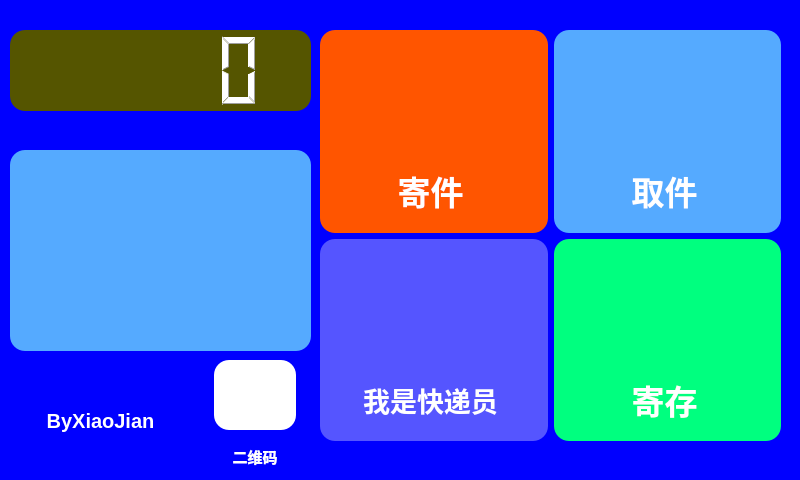
<?xml version="1.0" encoding="UTF-8"?>
<ui version="4.0">
 <class>MainWindow</class>
 <widget class="QMainWindow" name="MainWindow">
  <property name="geometry">
   <rect>
    <x>0</x>
    <y>0</y>
    <width>800</width>
    <height>480</height>
   </rect>
  </property>
  <property name="windowTitle">
   <string>MainWindow</string>
  </property>
  <property name="styleSheet">
   <string notr="true">background-color: rgb(0, 0, 255);</string>
  </property>
  <widget class="QWidget" name="centralwidget">
   <widget class="QLCDNumber" name="lcdNumber">
    <property name="geometry">
     <rect>
      <x>10</x>
      <y>30</y>
      <width>301</width>
      <height>81</height>
     </rect>
    </property>
    <property name="styleSheet">
     <string notr="true">color: rgb(255, 255, 255);
background-color: rgb(85, 85, 0);
border-radius: 15px;</string>
    </property>
   </widget>
   <widget class="QPushButton" name="pushButton">
    <property name="geometry">
     <rect>
      <x>10</x>
      <y>150</y>
      <width>301</width>
      <height>201</height>
     </rect>
    </property>
    <property name="styleSheet">
     <string notr="true">	border-radius: 15px;
background-color: rgb(85, 170, 255);</string>
    </property>
    <property name="text">
     <string/>
    </property>
    <property name="icon">
     <iconset resource="../icons.qrc">
      <normaloff>:/icons/24h.png</normaloff>:/icons/24h.png</iconset>
    </property>
    <property name="iconSize">
     <size>
      <width>281</width>
      <height>261</height>
     </size>
    </property>
   </widget>
   <widget class="QLabel" name="label_6">
    <property name="geometry">
     <rect>
      <x>30</x>
      <y>370</y>
      <width>141</width>
      <height>101</height>
     </rect>
    </property>
    <property name="font">
     <font>
      <pointsize>15</pointsize>
      <weight>75</weight>
      <bold>true</bold>
     </font>
    </property>
    <property name="styleSheet">
     <string notr="true">color: rgb(255, 255, 255);</string>
    </property>
    <property name="text">
     <string>ByXiaoJian</string>
    </property>
    <property name="alignment">
     <set>Qt::AlignCenter</set>
    </property>
   </widget>
   <widget class="QWidget" name="layoutWidget">
    <property name="geometry">
     <rect>
      <x>320</x>
      <y>30</y>
      <width>461</width>
      <height>411</height>
     </rect>
    </property>
    <layout class="QGridLayout" name="gridLayout">
     <item row="0" column="0">
      <widget class="QGroupBox" name="groupBox">
       <property name="styleSheet">
        <string notr="true">
	border-radius: 15px;
	background-color: rgb(255, 85, 0);
</string>
       </property>
       <property name="title">
        <string/>
       </property>
       <widget class="QPushButton" name="pushButtonShip">
        <property name="geometry">
         <rect>
          <x>10</x>
          <y>10</y>
          <width>201</width>
          <height>121</height>
         </rect>
        </property>
        <property name="layoutDirection">
         <enum>Qt::LeftToRight</enum>
        </property>
        <property name="styleSheet">
         <string notr="true">QPushButton{
	border-radius: 15px;
	background-color: rgb(255, 85, 0);
}
QPushButton:pressed  {
	border-style:inset;  
 
    /* 使文字有一点移动 */  
    padding-left:6px;  
    padding-top:6px;  

}</string>
        </property>
        <property name="text">
         <string/>
        </property>
        <property name="icon">
         <iconset resource="../icons.qrc">
          <normaloff>:/icons/jijian.png</normaloff>:/icons/jijian.png</iconset>
        </property>
        <property name="iconSize">
         <size>
          <width>130</width>
          <height>120</height>
         </size>
        </property>
       </widget>
       <widget class="QLabel" name="label">
        <property name="geometry">
         <rect>
          <x>20</x>
          <y>140</y>
          <width>181</width>
          <height>41</height>
         </rect>
        </property>
        <property name="font">
         <font>
          <pointsize>25</pointsize>
          <weight>75</weight>
          <bold>true</bold>
         </font>
        </property>
        <property name="styleSheet">
         <string notr="true">color: rgb(255, 255, 255);</string>
        </property>
        <property name="text">
         <string>寄件</string>
        </property>
        <property name="alignment">
         <set>Qt::AlignCenter</set>
        </property>
       </widget>
      </widget>
     </item>
     <item row="0" column="1">
      <widget class="QGroupBox" name="groupBox_2">
       <property name="styleSheet">
        <string notr="true">
	border-radius: 15px;
background-color: rgb(85, 170, 255);
</string>
       </property>
       <property name="title">
        <string/>
       </property>
       <widget class="QPushButton" name="pushButtonCollect">
        <property name="geometry">
         <rect>
          <x>10</x>
          <y>10</y>
          <width>211</width>
          <height>121</height>
         </rect>
        </property>
        <property name="layoutDirection">
         <enum>Qt::LeftToRight</enum>
        </property>
        <property name="styleSheet">
         <string notr="true">QPushButton{
	border-radius: 15px;
	background-color: rgb(85, 170, 255);
}
QPushButton:pressed  {
	border-style:inset;  
 
    /* 使文字有一点移动 */  
    padding-left:6px;  
    padding-top:6px;  

}</string>
        </property>
        <property name="text">
         <string/>
        </property>
        <property name="icon">
         <iconset resource="../icons.qrc">
          <normaloff>:/icons/qujian.png</normaloff>:/icons/qujian.png</iconset>
        </property>
        <property name="iconSize">
         <size>
          <width>130</width>
          <height>120</height>
         </size>
        </property>
       </widget>
       <widget class="QLabel" name="label_2">
        <property name="geometry">
         <rect>
          <x>20</x>
          <y>140</y>
          <width>181</width>
          <height>41</height>
         </rect>
        </property>
        <property name="font">
         <font>
          <pointsize>25</pointsize>
          <weight>75</weight>
          <bold>true</bold>
         </font>
        </property>
        <property name="styleSheet">
         <string notr="true">color: rgb(255, 255, 255);</string>
        </property>
        <property name="text">
         <string>取件</string>
        </property>
        <property name="alignment">
         <set>Qt::AlignCenter</set>
        </property>
       </widget>
      </widget>
     </item>
     <item row="1" column="0">
      <widget class="QGroupBox" name="groupBox_3">
       <property name="styleSheet">
        <string notr="true">
	border-radius: 15px;
	
background-color: rgb(85, 85, 255);
</string>
       </property>
       <property name="title">
        <string/>
       </property>
       <widget class="QPushButton" name="pushButtonDeliveryman">
        <property name="geometry">
         <rect>
          <x>10</x>
          <y>10</y>
          <width>201</width>
          <height>121</height>
         </rect>
        </property>
        <property name="layoutDirection">
         <enum>Qt::LeftToRight</enum>
        </property>
        <property name="styleSheet">
         <string notr="true">QPushButton{
	border-radius: 15px;
	background-color: rgb(85, 85, 255);
}
QPushButton:pressed  {
	border-style:inset;  
 
    /* 使文字有一点移动 */  
    padding-left:6px;  
    padding-top:6px;  

}</string>
        </property>
        <property name="text">
         <string/>
        </property>
        <property name="icon">
         <iconset resource="../icons.qrc">
          <normaloff>:/icons/kuaidiyuan.png</normaloff>:/icons/kuaidiyuan.png</iconset>
        </property>
        <property name="iconSize">
         <size>
          <width>130</width>
          <height>120</height>
         </size>
        </property>
       </widget>
       <widget class="QLabel" name="label_3">
        <property name="geometry">
         <rect>
          <x>20</x>
          <y>140</y>
          <width>181</width>
          <height>41</height>
         </rect>
        </property>
        <property name="font">
         <font>
          <pointsize>20</pointsize>
          <weight>75</weight>
          <bold>true</bold>
         </font>
        </property>
        <property name="styleSheet">
         <string notr="true">color: rgb(255, 255, 255);</string>
        </property>
        <property name="text">
         <string>我是快递员</string>
        </property>
        <property name="alignment">
         <set>Qt::AlignCenter</set>
        </property>
       </widget>
      </widget>
     </item>
     <item row="1" column="1">
      <widget class="QGroupBox" name="groupBox_4">
       <property name="styleSheet">
        <string notr="true">background-color: rgb(0, 255, 127);
	border-radius: 15px;

</string>
       </property>
       <property name="title">
        <string/>
       </property>
       <widget class="QPushButton" name="pushButtonCheck">
        <property name="geometry">
         <rect>
          <x>10</x>
          <y>10</y>
          <width>201</width>
          <height>121</height>
         </rect>
        </property>
        <property name="font">
         <font>
          <pointsize>10</pointsize>
         </font>
        </property>
        <property name="layoutDirection">
         <enum>Qt::LeftToRight</enum>
        </property>
        <property name="styleSheet">
         <string notr="true">QPushButton{
	border-radius: 15px;
	background-color: rgb(0, 255, 127);
}
QPushButton:pressed  {
	border-style:inset;  
 
    /* 使文字有一点移动 */  
    padding-left:6px;  
    padding-top:6px;  

}</string>
        </property>
        <property name="text">
         <string/>
        </property>
        <property name="icon">
         <iconset resource="../icons.qrc">
          <normaloff>:/icons/jicun.png</normaloff>:/icons/jicun.png</iconset>
        </property>
        <property name="iconSize">
         <size>
          <width>130</width>
          <height>120</height>
         </size>
        </property>
       </widget>
       <widget class="QLabel" name="label_4">
        <property name="geometry">
         <rect>
          <x>20</x>
          <y>140</y>
          <width>181</width>
          <height>41</height>
         </rect>
        </property>
        <property name="font">
         <font>
          <pointsize>25</pointsize>
          <weight>75</weight>
          <bold>true</bold>
         </font>
        </property>
        <property name="styleSheet">
         <string notr="true">color: rgb(255, 255, 255);</string>
        </property>
        <property name="text">
         <string>寄存</string>
        </property>
        <property name="alignment">
         <set>Qt::AlignCenter</set>
        </property>
       </widget>
      </widget>
     </item>
    </layout>
   </widget>
   <widget class="QWidget" name="layoutWidget">
    <property name="geometry">
     <rect>
      <x>214</x>
      <y>360</y>
      <width>82</width>
      <height>117</height>
     </rect>
    </property>
    <layout class="QVBoxLayout" name="verticalLayout">
     <item>
      <widget class="QPushButton" name="pushButton_2">
       <property name="minimumSize">
        <size>
         <width>80</width>
         <height>70</height>
        </size>
       </property>
       <property name="styleSheet">
        <string notr="true">background-color: rgb(255, 255, 255);
border-radius: 15px;</string>
       </property>
       <property name="text">
        <string/>
       </property>
       <property name="icon">
        <iconset resource="../icons.qrc">
         <normaloff>:/icons/erweima.png</normaloff>:/icons/erweima.png</iconset>
       </property>
       <property name="iconSize">
        <size>
         <width>70</width>
         <height>70</height>
        </size>
       </property>
      </widget>
     </item>
     <item>
      <widget class="QLabel" name="label_5">
       <property name="minimumSize">
        <size>
         <width>0</width>
         <height>20</height>
        </size>
       </property>
       <property name="font">
        <font>
         <pointsize>11</pointsize>
         <weight>75</weight>
         <bold>true</bold>
        </font>
       </property>
       <property name="styleSheet">
        <string notr="true">color: rgb(255, 255, 255);</string>
       </property>
       <property name="text">
        <string>二维码</string>
       </property>
       <property name="alignment">
        <set>Qt::AlignCenter</set>
       </property>
      </widget>
     </item>
    </layout>
   </widget>
  </widget>
 </widget>
 <resources>
  <include location="../icons.qrc"/>
 </resources>
 <connections/>
</ui>
